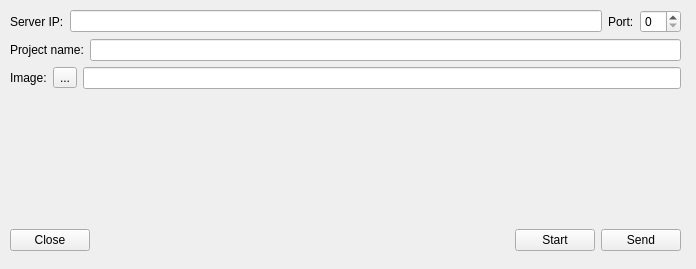
<?xml version="1.0" encoding="UTF-8"?>
<ui version="4.0">
 <class>Form</class>
 <widget class="QWidget" name="Form">
  <property name="geometry">
   <rect>
    <x>0</x>
    <y>0</y>
    <width>696</width>
    <height>269</height>
   </rect>
  </property>
  <property name="windowTitle">
   <string>Form</string>
  </property>
  <widget class="QWidget" name="">
   <property name="geometry">
    <rect>
     <x>10</x>
     <y>10</y>
     <width>671</width>
     <height>241</height>
    </rect>
   </property>
   <layout class="QVBoxLayout" name="verticalLayout_3">
    <item>
     <layout class="QVBoxLayout" name="verticalLayout_2">
      <item>
       <layout class="QVBoxLayout" name="verticalLayout">
        <item>
         <layout class="QHBoxLayout" name="horizontalLayout_4">
          <item>
           <layout class="QHBoxLayout" name="horizontalLayout">
            <item>
             <widget class="QLabel" name="label_IP">
              <property name="text">
               <string>Server IP:</string>
              </property>
             </widget>
            </item>
            <item>
             <widget class="QLineEdit" name="lineEdit_IP"/>
            </item>
           </layout>
          </item>
          <item>
           <layout class="QHBoxLayout" name="horizontalLayout_3">
            <item>
             <widget class="QLabel" name="label_Port">
              <property name="text">
               <string>Port:</string>
              </property>
             </widget>
            </item>
            <item>
             <widget class="QSpinBox" name="spinBox_Port"/>
            </item>
           </layout>
          </item>
         </layout>
        </item>
        <item>
         <layout class="QHBoxLayout" name="horizontalLayout_2">
          <item>
           <widget class="QLabel" name="label_Project">
            <property name="text">
             <string>Project name:</string>
            </property>
           </widget>
          </item>
          <item>
           <widget class="QLineEdit" name="lineEdit_Project"/>
          </item>
         </layout>
        </item>
       </layout>
      </item>
      <item>
       <layout class="QHBoxLayout" name="horizontalLayout_7">
        <item>
         <layout class="QHBoxLayout" name="horizontalLayout_6">
          <item>
           <widget class="QLabel" name="label_Image">
            <property name="text">
             <string>Image:</string>
            </property>
           </widget>
          </item>
          <item>
           <widget class="QToolButton" name="toolButton">
            <property name="text">
             <string>...</string>
            </property>
           </widget>
          </item>
         </layout>
        </item>
        <item>
         <widget class="QLineEdit" name="lineEdit_Project_2"/>
        </item>
       </layout>
      </item>
     </layout>
    </item>
    <item>
     <spacer name="verticalSpacer">
      <property name="orientation">
       <enum>Qt::Vertical</enum>
      </property>
      <property name="sizeHint" stdset="0">
       <size>
        <width>20</width>
        <height>40</height>
       </size>
      </property>
     </spacer>
    </item>
    <item>
     <layout class="QHBoxLayout" name="horizontalLayout_5">
      <item>
       <widget class="QPushButton" name="pushButton_Close">
        <property name="text">
         <string>Close</string>
        </property>
       </widget>
      </item>
      <item>
       <spacer name="horizontalSpacer">
        <property name="orientation">
         <enum>Qt::Horizontal</enum>
        </property>
        <property name="sizeHint" stdset="0">
         <size>
          <width>40</width>
          <height>20</height>
         </size>
        </property>
       </spacer>
      </item>
      <item>
       <widget class="QPushButton" name="pushButton_Start">
        <property name="text">
         <string>Start</string>
        </property>
       </widget>
      </item>
      <item>
       <widget class="QPushButton" name="pushButton_Send">
        <property name="text">
         <string>Send</string>
        </property>
       </widget>
      </item>
     </layout>
    </item>
   </layout>
  </widget>
 </widget>
 <resources/>
 <connections/>
</ui>
